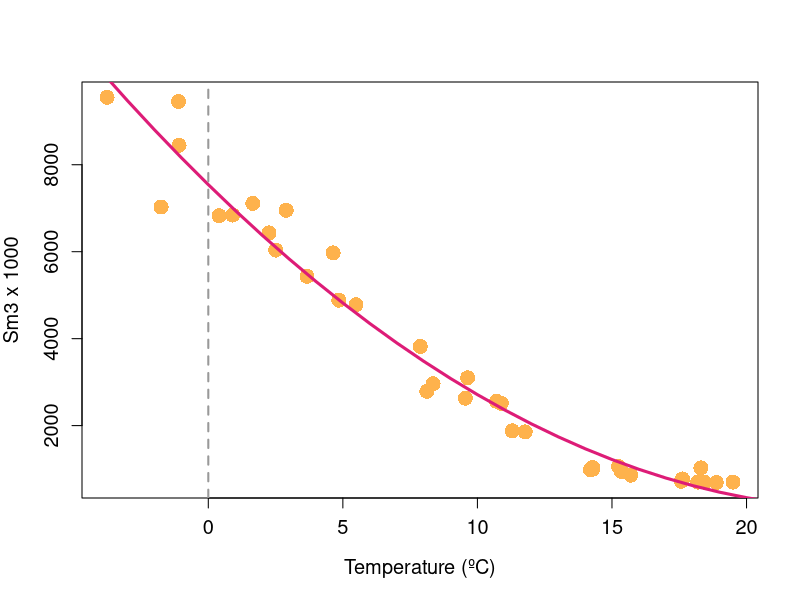

The R source for this figure:
## ---- chunk 1
sector.com<-c("Municipal buildings","Public lighting","Terciary buildings","Residential buildings")
sector.com.elec<-c(45053,19089,205584,460534)
sector.com.gas<-c(10934,"NA" ,25465,102241)
  
tabb<-cbind.data.frame("Sector"=sector.com,"Electricity"=sector.com.elec,"Natural gas"=sector.com.gas)
knitr::kable(tabb, "simple",align=c("l","c","c"), caption = "Table 2 - Example of GHG reporting table for the CoM (values in tons CO2eq)")

## ---- chunk 2
mt<-c(0.9025658065,-1.754818179,2.503666806,11.7741471,14.28444081,15.69864167,
17.57554,18.43382581,14.20204663,10.71131355,5.488364467,-1.086490742,-3.762622839,
0.4023920714,4.851876613,8.351009733,9.551090194,18.30351333,18.18998452,19.49580516,
14.28894017, 10.887142,7.876326567,1.657329613, -1.107038742,2.255532345,3.668039452,
8.122808067, 11.29594687, 15.2430507,17.62080323,18.87430677,15.34709777,9.636083452,
4.6364434,2.893502323)

gashousehold<-c(6843.323,7026.999,6036.942,1855.663,1035.699,860.905,720.122,699.094,
981.054,2560.578,4783.179,8445.186,9548.344,6827.732,4885.385,2961.997,2630.004,
1027.629,701.236,700.79,1000.441,2513.554,3820.652,7109.622,9453.915,6431.562,
5430.772,2786.436,1879.955,1056.968,772.968,689.348,943.315,3100.126,5972.107,
6952.021)
mtx<-c(25:-10)
fitgas<-7542-(606*mtx)+(12.3*mtx^(2))

plot(mt,gashousehold, pch=16, cex=2, col="#feb24c",
     #xlim=c(-5,20),ylim=c(500,8000),
     xlab="Temperature (ºC)",
     ylab="Sm3 x 1000",
     cex.lab=1.2, cex.axis=1.2,
     #main="Gas consumption in households vs monthly temperature"
     )
lines(mtx,fitgas, lwd=3, col="#dd1c77")
abline(v=0,lwd=2, lty=2, col="grey60")

